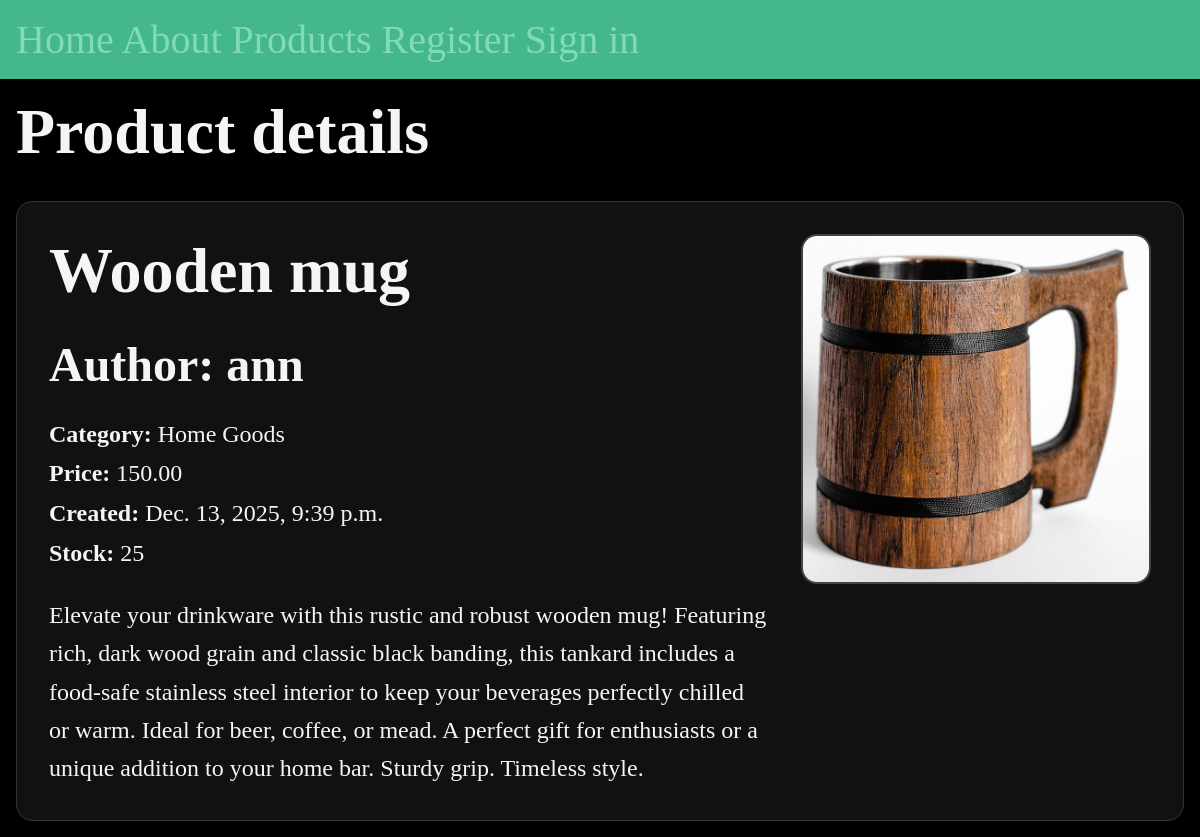
The app's page /shop/product/4 with its own data.
### shop/models.py (models this page shows, shortened)
class Product(models.Model):
    name = models.CharField(max_length=256)
    description = models.TextField()
    price = models.DecimalField(max_digits=6, decimal_places=2)
    date = models.DateTimeField(auto_now_add = True)
    stock = models.PositiveIntegerField(default=0)
    image = models.ImageField(upload_to='products/', blank=True, null=True)
    author = models.ForeignKey(User, on_delete=models.CASCADE, default=None, null=True)
    category = models.ForeignKey(Category, on_delete=models.SET_NULL, null=True)

class Category(models.Model):
    name = models.CharField(max_length=128)

### shop/views.py (the view)
# urls.py: path('product/<int:id>', views.product_details, name="product-details"),
def product_details(request, id):
    product = get_object_or_404(Product, id=id)
    return render(request, 'shop/product_details.html', {'product':product})

### shop/templates/shop/product_details.html (shortened to what this page needs)
{% extends 'layout.html' %}
{% block content %}
<section>
    <h1>Product details</h1>
    <article class="product-detail">
        <div class="product-detail-info">
            <h1>{{ product.name }}</h1>
            <h2><strong>Author:</strong> {{ product.author }}</h2>
            <p><strong>Category:</strong> {{ product.category.name }}</p>
            <p><strong>Price:</strong> {{ product.price }}</p>
            <p><strong>Created:</strong> {{ product.date }}</p>
            <p><strong>Stock:</strong> {{ product.stock }}</p>
            <p class="product-description">{{ product.description }}</p>
        </div>
        {% if product.image %}
            <img class="product-detail-image" src="{{ product.image.url }}" alt="{{ product.name }}">
        {% endif %}
    </article>
</section>
{% endblock %}

### templates/layout.html (shortened to what this page needs)
<!DOCTYPE html>
{% load static %}
<html lang="en">
<head>
    <link rel="stylesheet" href="{% static 'css/style.css' %}">
</head>
<body>
    <nav>
        <a href='/'> Home </a>
        <a href='/about'> About </a>
        <a href="{% url 'shop:products' %}"> Products </a>
        {% if user.is_authenticated %}
            <a href="{% url 'shop:new-product' %}" title='Create a new product'> New Product </a>
            <form class='logout' action='{% url 'shop:logout' %}' method='post'>
                {% csrf_token %}
                <button class='logout-button' title='user logout'> Logout </button>
            </form>
        {% else %}
            <a href="{% url 'shop:register' %}"> Register </a>
            <a href="{% url 'shop:login' %}"> Sign in </a>
        {% endif %}
    </nav>
    <main>
        {% block content %}
        {% endblock %}
    </main>
</body>
</html>

### static/css/style.css (style rules this page uses)
* { margin: 0; padding: 0; box-sizing: border-box; }
body { min-height: 100vh; background-color: black; color: whitesmoke; font-size: 1.5rem; }
nav { padding: 1rem; background-color: #44B78B; color: white; font-size: 2.5rem; }
main { padding: 1rem; }
section { display: flex; flex-flow: column; gap: 1rem; }
h2 { font-size: 3rem; }
p { font-size: 1.5rem; }
a { text-decoration: none; color: #81dbb8; }
.product-detail { display: flex; gap: 2rem; padding: 2rem; background-color: #111; border-radius: 1rem; border: 1px solid #333; align-items: flex-start; }
.product-detail-info { flex: 1; display: flex; flex-direction: column; gap: 0.8rem; }
.product-detail-info h2 { font-size: 3rem; margin-bottom: 1rem; }
.product-detail-info p { font-size: 1.5rem; }
.product-description { margin-top: 1rem; line-height: 1.6; }
.product-detail-image { width: 350px; height: auto; border-radius: 1rem; object-fit: cover; border: 2px solid #444; }
h1 { margin-bottom: 1rem; font-size: 4rem; }

### records on screen
Product: name "Wooden mug", author "ann", category.name "Home Goods", price "150.00", date "Dec. 13, 2025, 9:39 p.m.", stock "25", description "Elevate your drinkware with this rustic and robust wooden mug! Featuring rich, dark wood grain and classic black banding, this tankard includes a food-safe stainless steel interior to keep your beverages perfectly chilled or warm. Ideal for beer, coffee, or mead. A perfect gift for enthusiasts or a unique addition to your home bar. Sturdy grip. Timeless style.", image (picture)
